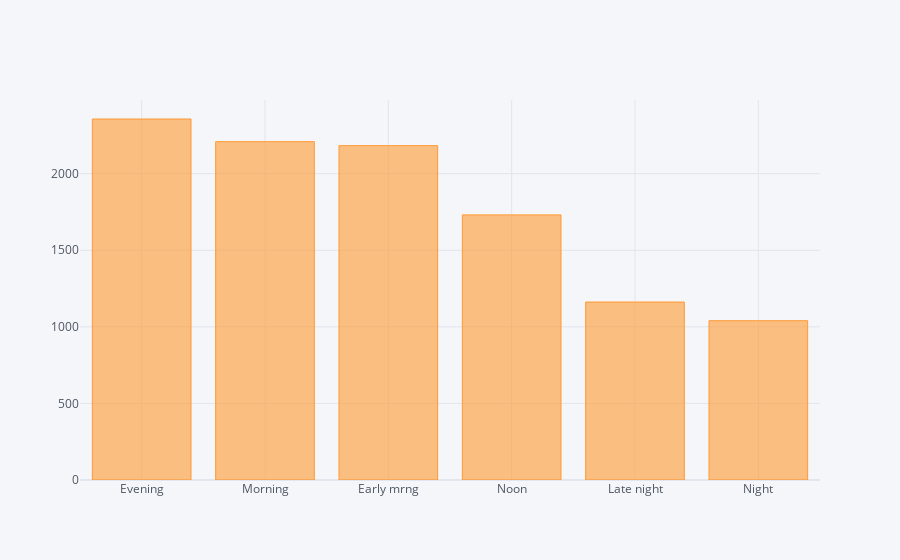

Write notebook code for a chart like this one.
### Code cell
data['Dep_Time_hour'].apply(flight_dep_time).value_counts().iplot(kind='bar')

### Figure 1 — Plotly figure (JSON) as saved in the notebook; plotly's stock layout.template omitted (floating-point values rounded to 4 significant figures)
{"data": [{"marker": {"color": "rgba(255, 153, 51, 0.6)", "line": {"color": "rgba(255, 153, 51, 1.0)", "width": 1}}, "name": "Dep_Time_hour", "orientation": "v", "text": "", "type": "bar", "x": ["Evening", "Morning", "Early mrng", "Noon", "Late night", "Night"], "y": [2357, 2209, 2183, 1731, 1162, 1040]}], "layout": {"legend": {"bgcolor": "#F5F6F9", "font": {"color": "#4D5663"}}, "paper_bgcolor": "#F5F6F9", "plot_bgcolor": "#F5F6F9", "title": {"font": {"color": "#4D5663"}}, "xaxis": {"gridcolor": "#E1E5ED", "showgrid": true, "tickfont": {"color": "#4D5663"}, "title": {"font": {"color": "#4D5663"}, "text": ""}, "zerolinecolor": "#E1E5ED"}, "yaxis": {"gridcolor": "#E1E5ED", "showgrid": true, "tickfont": {"color": "#4D5663"}, "title": {"font": {"color": "#4D5663"}, "text": ""}, "zerolinecolor": "#E1E5ED"}}}
